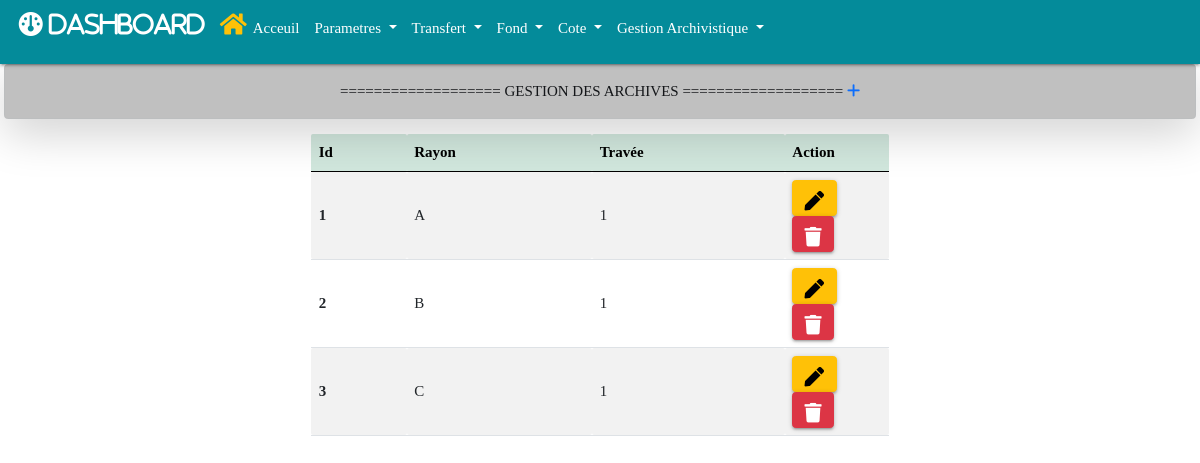
The app's page /cote/rayon, older data.
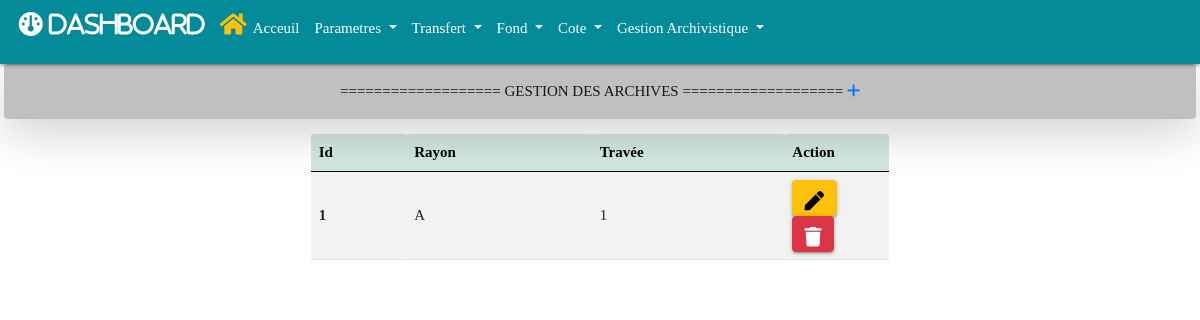
The same page, newer data.
### cote/models.py (models this page shows, shortened)
class Rayon(models.Model):
    rayon = models.CharField(null=True, blank=True, max_length=5)
    travee = models.ForeignKey(Travee, null=True, blank=True, on_delete=models.CASCADE)
    create_at = models.DateField(auto_now_add=True, null=True)
    modified_at = models.DateTimeField(auto_now_add=True)

class Travee(models.Model):
    travee = models.IntegerField(null=True, blank=True)
    salle = models.ForeignKey(Salle, null=True, blank=True, on_delete=models.CASCADE)
    create_at = models.DateField(auto_now_add=True, null=True)
    modified_at = models.DateTimeField(auto_now_add=True)
    def __str__(self):
        return str(self.travee)

### cote/views.py (the view)
# urls.py: path('cote/rayon', views.rayon, name="rayon"),
def rayon(request):
    rayons = Rayon.objects.all()
    context = {'rayons':rayons}
    return render(request, 'cote/rayon/rayon.html', context)

### cote/templates/cote/rayon/rayon.html (shortened to what this page needs)
{% extends 'base.html' %}
{% block add %}
<a href="{% url 'add_rayon' %}" title="Ajouter un rayon">
  <i class="fa-solid fa-plus"></i>
<a/>
{% endblock add %}
{% block main %}
<div class="container mt-3 w-50">
    <table id="example" class="table table-striped" style="width:100%">
        <thead class="table-success">
            <tr>
                <th>Id</th>
                <th>Rayon</th>
                <th>Travée</th>
                <th style="width: 18%;">Action</th>
            </tr>
        </thead>
        <tbody>
            {% for rayon in rayons %}
            <tr>
                <th scope="row">{{rayon.id}}</th>
                <td>{{rayon.rayon}}</td>
                <td>{{rayon.travee}}</td>
                <td>
                    <a href="{% url 'edit_rayon' rayon.id %}" type="button" class="btn btn-warning" title="Edit rayon">
                        <i class="fas fa-pen"></i>
                    </a>
                    <a href="{% url 'delete_rayon' rayon.id %}" type="button" class="btn btn-danger" title="Supprimer rayon">
                        <i class="fas fa-trash"></i>
                    </a>
                </td>
            </tr>
            {% endfor %}
        </tbody>
    </table>
</div>
{% endblock main %}

Row changes from the older to the newer data that the page shows:
removed Rayon: id "2", rayon "B", travee "1"
removed Rayon: id "3", rayon "C", travee "1"
